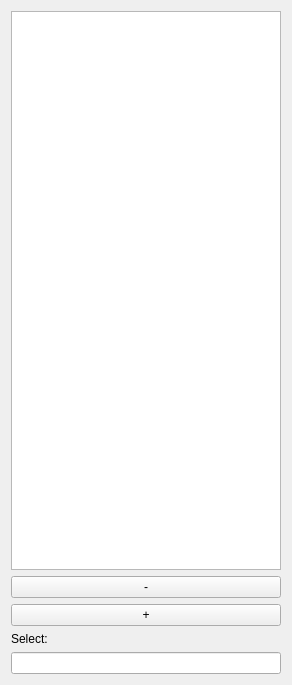
<?xml version="1.0" encoding="UTF-8"?>
<ui version="4.0">
 <class>layerselector</class>
 <widget class="QWidget" name="layerselector">
  <property name="geometry">
   <rect>
    <x>0</x>
    <y>0</y>
    <width>292</width>
    <height>685</height>
   </rect>
  </property>
  <property name="windowTitle">
   <string>Form</string>
  </property>
  <layout class="QVBoxLayout" name="verticalLayout">
   <item>
    <widget class="QListView" name="listView">
     <property name="selectionMode">
      <enum>QAbstractItemView::MultiSelection</enum>
     </property>
    </widget>
   </item>
   <item>
    <widget class="QPushButton" name="del_button">
     <property name="text">
      <string>-</string>
     </property>
    </widget>
   </item>
   <item>
    <widget class="QPushButton" name="add_button">
     <property name="text">
      <string>+</string>
     </property>
    </widget>
   </item>
   <item>
    <widget class="QLabel" name="select_label">
     <property name="toolTip">
      <string>Python style range selector</string>
     </property>
     <property name="text">
      <string>Select:</string>
     </property>
    </widget>
   </item>
   <item>
    <widget class="QLineEdit" name="select_lineEdit">
     <property name="toolTip">
      <string>Python style range selector</string>
     </property>
    </widget>
   </item>
  </layout>
 </widget>
 <resources/>
 <connections>
  <connection>
   <sender>add_button</sender>
   <signal>clicked()</signal>
   <receiver>layerselector</receiver>
   <slot>addClicked()</slot>
   <hints>
    <hint type="sourcelabel">
     <x>87</x>
     <y>593</y>
    </hint>
    <hint type="destinationlabel">
     <x>102</x>
     <y>357</y>
    </hint>
   </hints>
  </connection>
  <connection>
   <sender>del_button</sender>
   <signal>clicked()</signal>
   <receiver>layerselector</receiver>
   <slot>delClicked()</slot>
   <hints>
    <hint type="sourcelabel">
     <x>93</x>
     <y>560</y>
    </hint>
    <hint type="destinationlabel">
     <x>102</x>
     <y>388</y>
    </hint>
   </hints>
  </connection>
  <connection>
   <sender>select_lineEdit</sender>
   <signal>returnPressed()</signal>
   <receiver>layerselector</receiver>
   <slot>selectionEntered()</slot>
   <hints>
    <hint type="sourcelabel">
     <x>45</x>
     <y>649</y>
    </hint>
    <hint type="destinationlabel">
     <x>23</x>
     <y>401</y>
    </hint>
   </hints>
  </connection>
  <connection>
   <sender>listView</sender>
   <signal>activated(QModelIndex)</signal>
   <receiver>layerselector</receiver>
   <slot>selectionChanged()</slot>
   <hints>
    <hint type="sourcelabel">
     <x>80</x>
     <y>108</y>
    </hint>
    <hint type="destinationlabel">
     <x>3</x>
     <y>128</y>
    </hint>
   </hints>
  </connection>
 </connections>
 <slots>
  <slot>delClicked()</slot>
  <slot>addClicked()</slot>
  <slot>selectionEntered()</slot>
  <slot>selectionChanged()</slot>
 </slots>
</ui>
